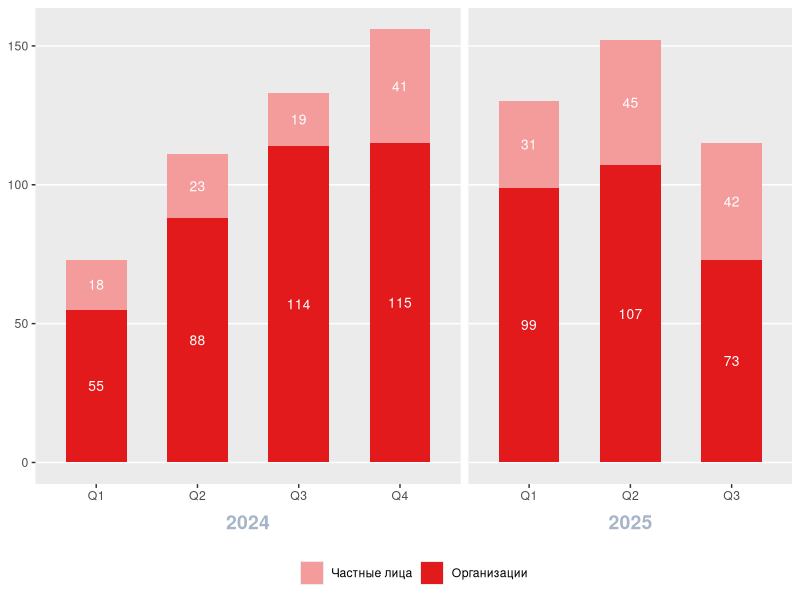
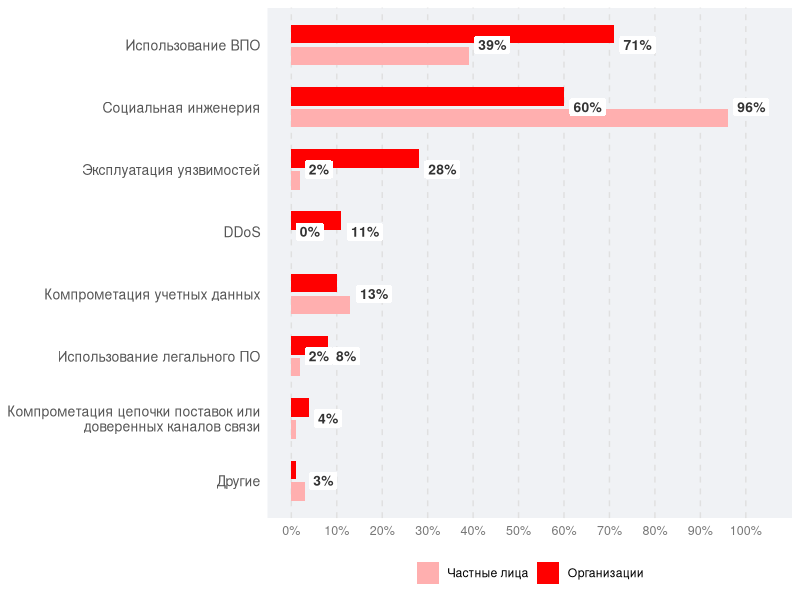
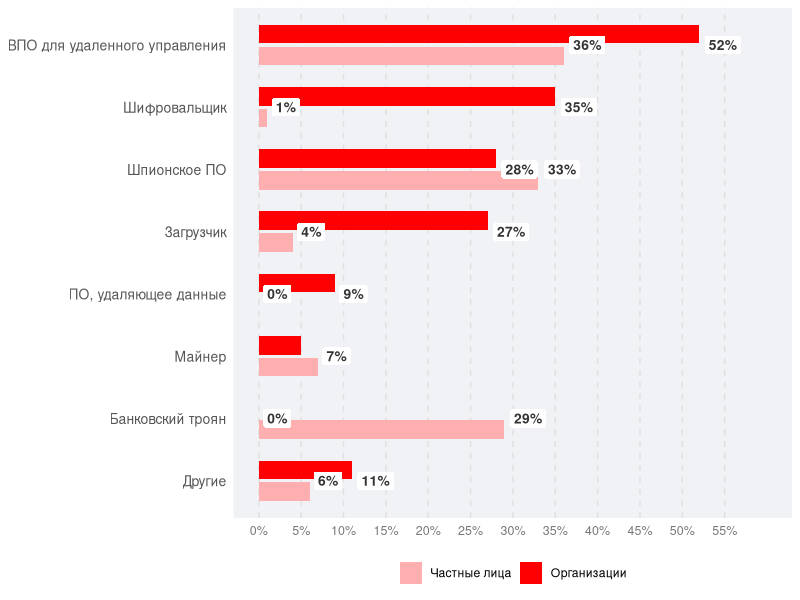
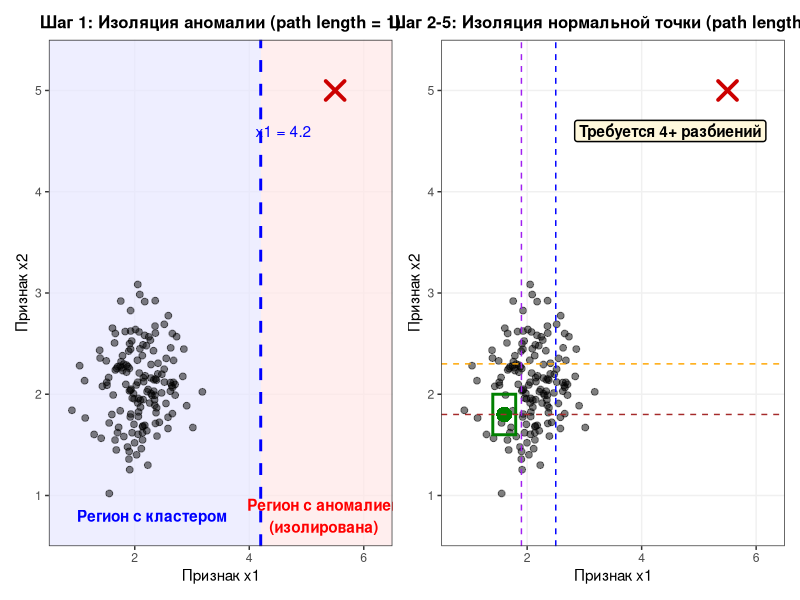

R code for these plots, in order:
## ---- chunk 1
#| label: fig-cyber-dynamics
#| fig-cap: "Динамика успешных кибератак"
#| echo: false
#| message: false
#| warning: false
#| fig-align: "center"

library(ggplot2)
library(readr)
library(dplyr)

df <- read_csv("data/cyberattacks.csv", show_col_types = FALSE)

df$target <- factor(df$target, levels = c("Частные лица", "Организации"))

ggplot(df, aes(x = quarter, y = count, fill = target)) +
  geom_col(position = "stack", width = 0.6) +
  geom_text(aes(label = count), position = position_stack(vjust = 0.5), color = "white", size = 3.5) +
  facet_grid(~ year, switch = "x", scales = "free_x", space = "free_x") +
  scale_fill_manual(values = c("Организации" = "#e31a1c", "Частные лица" = "#f49b9b")) +
  labs(x = NULL, y = NULL, fill = NULL) +
  theme(
    legend.position = "bottom",
    strip.placement = "outside",
    strip.background = element_blank(),
    strip.text = element_text(size = 14, face = "bold", color = "#a6b5c7"),
    panel.grid.major.x = element_blank(),
    panel.grid.minor = element_blank()
  )
## ---- chunk 2
#| label: fig-attack-methods
#| fig-cap: "Методы кибератак на организации и частные лица"
#| echo: false
#| message: false
#| warning: false
#| fig-align: "center"
#| fig-height: 6
#| fig-width: 9

library(ggplot2)
library(readr)
library(dplyr)
library(stringr)

df <- read_csv("data/attack_methods.csv", show_col_types = FALSE)

df$method <- str_wrap(df$method, width = 35)

category_order <- rev(unique(df$method))
df$method <- factor(df$method, levels = category_order)

df$target <- factor(df$target, levels = c("Частные лица", "Организации"))

ggplot(df, aes(x = method, y = value, fill = target)) +
  geom_col(position = position_dodge(width = 0.7), width = 0.6) +
  
  geom_label(
    aes(label = label),
    position = position_dodge(width = 0.7),
    hjust = -0.15,
    fill = "white",
    color = "#333333",
    label.size = 0,
    fontface = "bold",
    size = 3.5,
    na.rm = TRUE
  ) +
  
  scale_fill_manual(values = c("Организации" = "#ff0000", "Частные лица" = "#ffafaf")) +
  
  scale_y_continuous(
    limits = c(0, 105),
    breaks = seq(0, 100, 10),
    labels = function(x) paste0(x, "%")
  ) +
  coord_flip() +
  labs(x = NULL, y = NULL, fill = NULL) +
  theme_minimal() +
  theme(
    panel.background = element_rect(fill = "#f0f2f5", color = NA),
    plot.background = element_rect(fill = "#ffffff", color = NA),
    
    panel.grid.major.y = element_blank(),
    panel.grid.major.x = element_line(color = "#e0e0e0", linetype = "dashed"),
    panel.grid.minor = element_blank(),
    
    legend.position = "bottom",
    legend.title = element_blank(),
    
    axis.text.y = element_text(size = 10, color = "#555555"),
    axis.text.x = element_text(size = 9, color = "#777777")
  )
## ---- chunk 3
#| label: fig-malware-types
#| fig-cap: "Типы используемого ВПО в атаках на организации и частных лиц"
#| echo: false
#| message: false
#| warning: false
#| fig-align: "center"
#| fig-height: 6
#| fig-width: 9

library(ggplot2)
library(readr)
library(dplyr)
library(stringr)

df_malware <- read_csv("data/malware_types.csv", show_col_types = FALSE)

df_malware$method <- str_wrap(df_malware$method, width = 35)

category_order_malware <- rev(unique(df_malware$method))
df_malware$method <- factor(df_malware$method, levels = category_order_malware)

df_malware$target <- factor(df_malware$target, levels = c("Частные лица", "Организации"))

ggplot(df_malware, aes(x = method, y = value, fill = target)) +
  geom_col(position = position_dodge(width = 0.7), width = 0.6) +
  
  geom_label(
    aes(label = label),
    position = position_dodge(width = 0.7),
    hjust = -0.15,
    fill = "white",
    color = "#333333",
    label.size = 0,
    fontface = "bold",
    size = 3.5,
    na.rm = TRUE
  ) +
  
  scale_fill_manual(values = c("Организации" = "#ff0000", "Частные лица" = "#ffafaf")) +
  
  scale_y_continuous(
    limits = c(0, 60),              
    breaks = seq(0, 55, 5),
    labels = function(x) paste0(x, "%")
  ) +
  coord_flip() +
  labs(x = NULL, y = NULL, fill = NULL) +
  theme_minimal() +
  theme(
    panel.background = element_rect(fill = "#f0f2f5", color = NA),
    plot.background = element_rect(fill = "#ffffff", color = NA),
    
    panel.grid.major.y = element_blank(),
    panel.grid.major.x = element_line(color = "#e0e0e0", linetype = "dashed"),
    panel.grid.minor = element_blank(),
    
    legend.position = "bottom",
    legend.title = element_blank(),
    
    axis.text.y = element_text(size = 10, color = "#555555"),
    axis.text.x = element_text(size = 9, color = "#777777")
  )
## ---- chunk 4
#| label: fig-isolation-forest
#| fig-cap: "Принцип изоляции аномалий и нормальных точек в алгоритме Isolation Forest"
#| echo: false
#| message: false
#| warning: false
#| fig-width: 12
#| fig-height: 5

library(ggplot2)
library(readr)
library(patchwork)

df <- read_csv("data/isolation_forest.csv", show_col_types = FALSE)

df_normal <- subset(df, type %in% c("normal", "target"))
df_anomaly <- subset(df, type == "anomaly")
df_target <- subset(df, type == "target")

base_theme <- theme_bw() +
  theme(
    plot.title = element_text(face = "bold", size = 12, hjust = 0.5),
    panel.grid.minor = element_blank(),
    panel.grid.major = element_line(color = "#f0f0f0")
  )

p1 <- ggplot() +
  annotate("rect", xmin = 0.5, xmax = 4.2, ymin = 0.5, ymax = 5.5, fill = "#e6e6ff", alpha = 0.7) +
  annotate("rect", xmin = 4.2, xmax = 6.5, ymin = 0.5, ymax = 5.5, fill = "#ffe6e6", alpha = 0.7) +
  
  geom_point(data = df_normal, aes(x = x1, y = x2), color = "black", alpha = 0.5, size = 2) +
  geom_point(data = df_anomaly, aes(x = x1, y = x2), shape = 4, size = 5, color = "#cc0000", stroke = 2) +
  
  geom_vline(xintercept = 4.2, color = "blue", linetype = "dashed", linewidth = 1) +
  
  annotate("text", x = 2.3, y = 0.8, label = "Регион с кластером", color = "blue", fontface = "bold") +
  annotate("text", x = 5.3, y = 0.8, label = "Регион с аномалией\n(изолирована)", color = "red", fontface = "bold") +
  annotate("text", x = 4.6, y = 4.6, label = "x1 = 4.2", color = "blue") +
  
  coord_cartesian(xlim = c(0.5, 6.5), ylim = c(0.5, 5.5), expand = FALSE) +
  labs(title = "Шаг 1: Изоляция аномалии (path length = 1)", x = "Признак x1", y = "Признак x2") +
  base_theme

p2 <- ggplot() +
  geom_point(data = df_normal, aes(x = x1, y = x2), color = "black", alpha = 0.5, size = 2) +
  geom_point(data = df_anomaly, aes(x = x1, y = x2), shape = 4, size = 5, color = "#cc0000", stroke = 2) +
  
  geom_point(data = df_target, aes(x = x1, y = x2), shape = 16, size = 5, color = "#008000") +
  geom_rect(aes(xmin = 1.4, xmax = 1.8, ymin = 1.6, ymax = 2.0), fill = NA, color = "#008000", linewidth = 1) +
  
  geom_vline(xintercept = 2.5, color = "blue", linetype = "dashed") +
  geom_vline(xintercept = 1.9, color = "purple", linetype = "dashed") +
  geom_hline(yintercept = 2.3, color = "orange", linetype = "dashed") +
  geom_hline(yintercept = 1.8, color = "brown", linetype = "dashed") +

  annotate("label", x = 4.5, y = 4.6, label = "Требуется 4+ разбиений", 
           fill = "#fff8dc", color = "black", fontface = "bold", label.size = 0.5) +
  
  coord_cartesian(xlim = c(0.5, 6.5), ylim = c(0.5, 5.5), expand = FALSE) +
  labs(title = "Шаг 2-5: Изоляция нормальной точки (path length > 4)", x = "Признак x1", y = "Признак x2") +
  base_theme

p1 + p2
